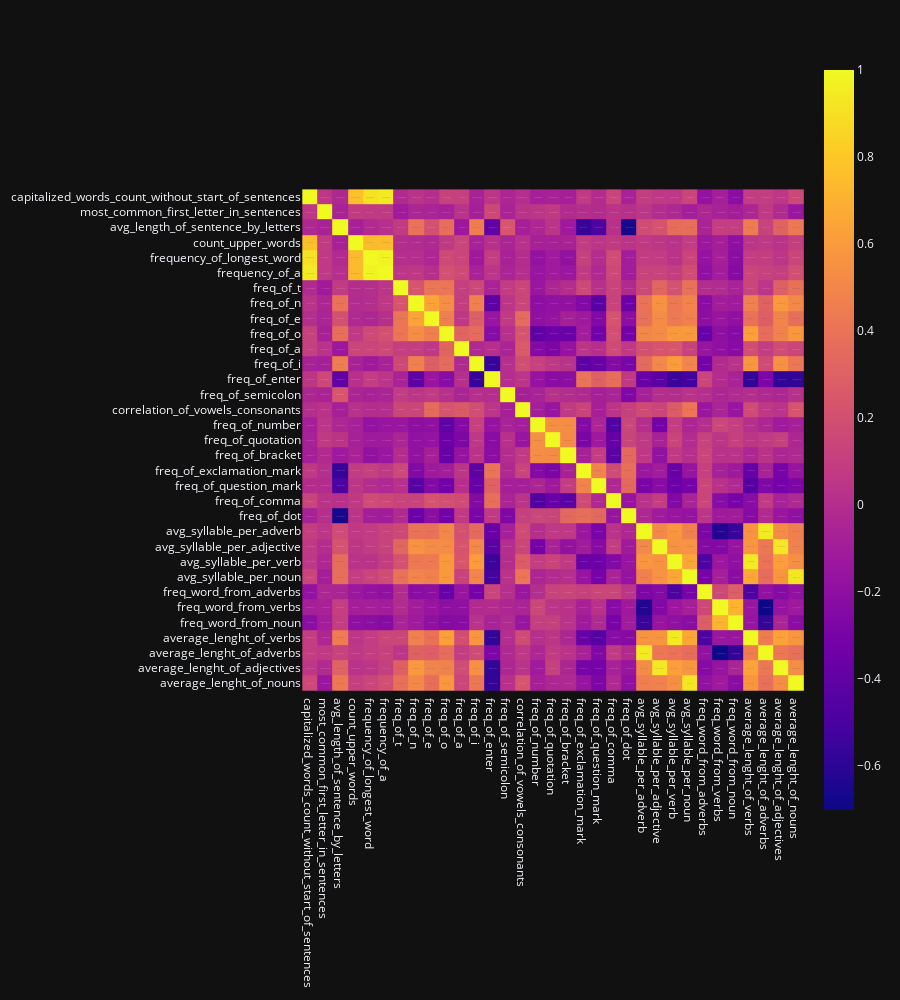

The notebook cell this image was saved under:
### Code cell
import plotly.express as px

fig = px.imshow(df.drop(columns=["targets"]).corr(), text_auto=True)
fig.update_layout(height=1000)
fig.show()

### Figure 1 — Plotly figure (JSON) as saved in the notebook; plotly's stock layout.template omitted (floating-point values rounded to 4 significant figures; data arrays with more than 128 entries replaced by an {"elided": "..."} marker saying what was removed)
{"data": [{"coloraxis": "coloraxis", "name": "0", "texttemplate": "%{z}", "x": ["capitalized_words_count_without_start_of_sentences", "most_common_first_letter_in_sentences", "avg_length_of_sentence_by_letters", "count_upper_words", "frequency_of_longest_word", "frequency_of_a", "freq_of_t", "freq_of_n", "freq_of_e", "freq_of_o", "freq_of_a", "freq_of_i", "freq_of_enter", "freq_of_semicolon", "correlation_of_vowels_consonants", "freq_of_number", "freq_of_quotation", "freq_of_bracket", "freq_of_exclamation_mark", "freq_of_question_mark", "freq_of_comma", "freq_of_dot", "avg_syllable_per_adverb", "avg_syllable_per_adjective", "avg_syllable_per_verb", "avg_syllable_per_noun", "freq_word_from_adverbs", "freq_word_from_verbs", "freq_word_from_adverbs", "freq_word_from_noun", "average_lenght_of_verbs", "average_lenght_of_adverbs", "average_lenght_of_adjectives", "average_lenght_of_nouns"], "y": ["capitalized_words_count_without_start_of_sentences", "most_common_first_letter_in_sentences", "avg_length_of_sentence_by_letters", "count_upper_words", "frequency_of_longest_word", "frequency_of_a", "freq_of_t", "freq_of_n", "freq_of_e", "freq_of_o", "freq_of_a", "freq_of_i", "freq_of_enter", "freq_of_semicolon", "correlation_of_vowels_consonants", "freq_of_number", "freq_of_quotation", "freq_of_bracket", "freq_of_exclamation_mark", "freq_of_question_mark", "freq_of_comma", "freq_of_dot", "avg_syllable_per_adverb", "avg_syllable_per_adjective", "avg_syllable_per_verb", "avg_syllable_per_noun", "freq_word_from_adverbs", "freq_word_from_verbs", "freq_word_from_adverbs", "freq_word_from_noun", "average_lenght_of_verbs", "average_lenght_of_adverbs", "average_lenght_of_adjectives", "average_lenght_of_nouns"], "z": {"elided": "34x34 float values"}, "type": "heatmap", "xaxis": "x", "yaxis": "y", "hovertemplate": "x: %{x}<br>y: %{y}<br>color: %{z}<extra></extra>"}], "layout": {"xaxis": {"anchor": "y", "domain": [0.0, 1.0], "scaleanchor": "y", "constrain": "domain"}, "yaxis": {"anchor": "x", "domain": [0.0, 1.0], "autorange": "reversed", "constrain": "domain"}, "coloraxis": {"colorscale": [[0.0, "#0d0887"], [0.1111, "#46039f"], [0.2222, "#7201a8"], [0.3333, "#9c179e"], [0.4444, "#bd3786"], [0.5556, "#d8576b"], [0.6667, "#ed7953"], [0.7778, "#fb9f3a"], [0.8889, "#fdca26"], [1.0, "#f0f921"]]}, "margin": {"t": 60}, "height": 1000}}
